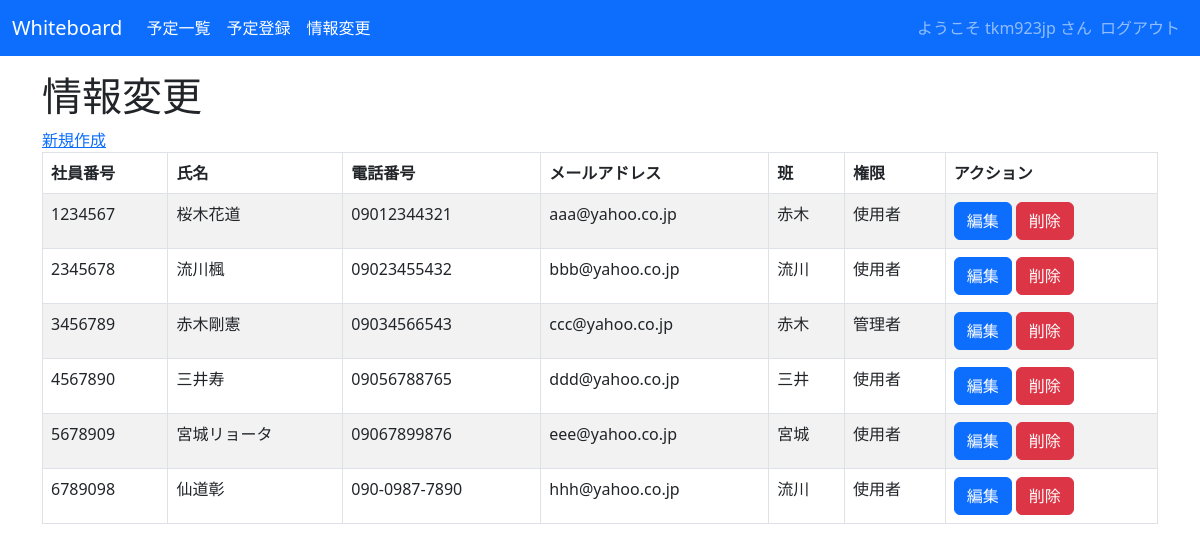
Screenshot of /crud/users/ (signed in) with the database file from the repository.
### crud/models.py (models this page shows, shortened)
class User(models.Model):
    idnumber = models.CharField(max_length=200,verbose_name='社員番号',unique=True)
    name = models.CharField(max_length=200,verbose_name='氏名')
    phonenumber = models.CharField(max_length=200,null=True,blank=True,verbose_name='電話番号')
    email = models.EmailField(max_length=200,null=True,blank=True,verbose_name='メールアドレス')
    group = models.CharField(max_length=200,null=True,blank=True,verbose_name='班')
    category = models.ForeignKey(Category, on_delete=models.CASCADE,verbose_name='権限')

class Category(models.Model):
    name = models.CharField(max_length=200,verbose_name='権限')
    def __str__(self):
        return self.name

### crud/views.py (the view)
# urls.py: path('crud/users/', views.UserListView.as_view(), name="users"),
class UserListView(LoginRequiredMixin,ListView):
    model = User
    template_name = 'users.html'

### crud/templates/users.html (shortened to what this page needs)
{% extends "base.html" %}
{% block content %}
<h1>情報変更</h1>
<a href="{% url 'new_user' %}">新規作成</a>
<table class="table table-striped table-hover table-bordered">
  <thead>
    <tr>
      <th>社員番号</th>
      <th>氏名</th>
      <th>電話番号</th>
      <th>メールアドレス</th>
      <th>班</th>
      <th>権限</th>
      <th>アクション</th>
    </tr>
  </thead>
  {% for user in object_list %}
  <tr>
    <td>{{ user.idnumber }}</td>
    <td>{{ user.name }}</td>
    <td>{{ user.phonenumber }}</td>
    <td>{{ user.email }}</td>
    <td>{{ user.group }}</td>
    <td>{{ user.category }}</td>
    <td>
      <button class="btn btn-primary" onclick="location.href='{% url 'edit' pk=user.pk %}'">編集</button>
      <button class="btn btn-danger" onclick="location.href='{% url 'delete' pk=user.pk %}'">削除</button>
    </td>
  </tr>
  {% endfor %}
</table>
{% endblock %}

### crud/templates/base.html (shortened to what this page needs)
<!DOCTYPE html>
<html lang="ja">
<head>
  <link href="https://cdn.jsdelivr.net/npm/bootstrap@5.3.0-alpha3/dist/css/bootstrap.min.css" rel="stylesheet"
>
</head>
<body>
  <nav class="navbar navbar-expand-lg navbar-dark bg-primary" style="margin-bottom: 1rem;">
    <div class="container-fluid">
      <a class="navbar-brand" href="{% url 'schedules' %}">Whiteboard</a>
      <div class="collapse navbar-collapse" id="navbarNav">
        <ul class="navbar-nav">
          <li class="nav-item">
            <a class="nav-link active" aria-current="page" href="{% url 'schedules' %}">予定一覧</a>
          </li>
          <li class="nav-item">
            <a class="nav-link active" aria-current="page" href="{% url 'new_schedule' %}">予定登録</a>
          </li>
          {% if request.user.is_authenticated %}
          <li class="nav-item">
            <a class="nav-link active" aria-current="page" href="{% url 'users' %}">情報変更</a>
          </li>
          {% endif %}
        </ul>
        <ul class="navbar-nav ms-auto">
          {% if request.user.is_authenticated %}
          <span class="navbar-text">
            ようこそ {{ user.get_username }} さん
          </span>
          <li class="nav-item">
            <form action="{% url 'logout' %}" method="post">
              <input class="nav-link" type="submit" value="ログアウト">
            </form>
          </li>
          {% else %}
          <li class="nav-item">
            <a class="nav-link" href="{% url 'login' %}">ログイン</a>
          </li>
          {% endif %}
        </ul>
      </div>
    </div>
  </nav>
  <div class="container">
    {% block content %}{% endblock %}
  </div>
</body>
</html>

### rows the page displays
User: idnumber "1234567", name "桜木花道", phonenumber "09012344321", email "aaa@yahoo.co.jp", group "赤木", category "使用者"
User: idnumber "2345678", name "流川楓", phonenumber "09023455432", email "bbb@yahoo.co.jp", group "流川", category "使用者"
User: idnumber "3456789", name "赤木剛憲", phonenumber "09034566543", email "ccc@yahoo.co.jp", group "赤木", category "管理者"
User: idnumber "4567890", name "三井寿", phonenumber "09056788765", email "ddd@yahoo.co.jp", group "三井", category "使用者"
User: idnumber "5678909", name "宮城リョータ", phonenumber "09067899876", email "eee@yahoo.co.jp", group "宮城", category "使用者"
User: idnumber "6789098", name "仙道彰", phonenumber "090-0987-7890", email "hhh@yahoo.co.jp", group "流川", category "使用者"

### other values shown
{{ user.get_username }} "tkm923jp"
